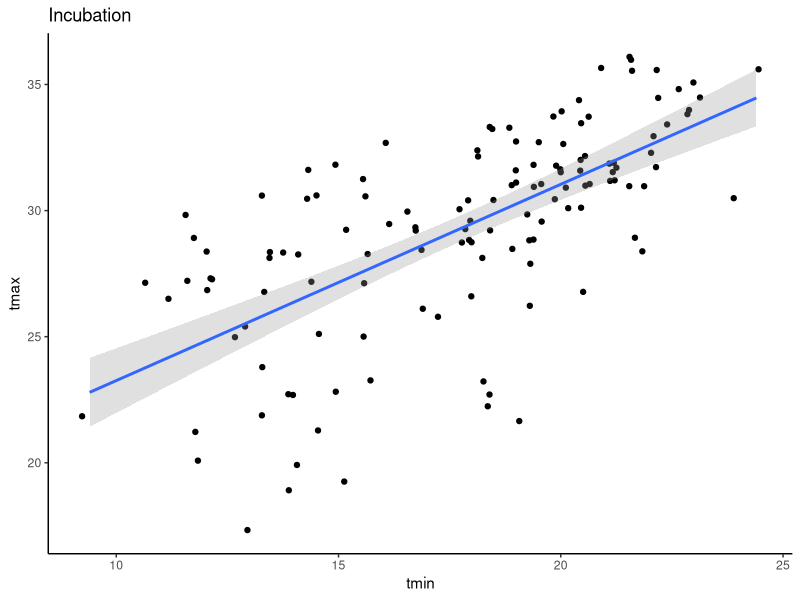
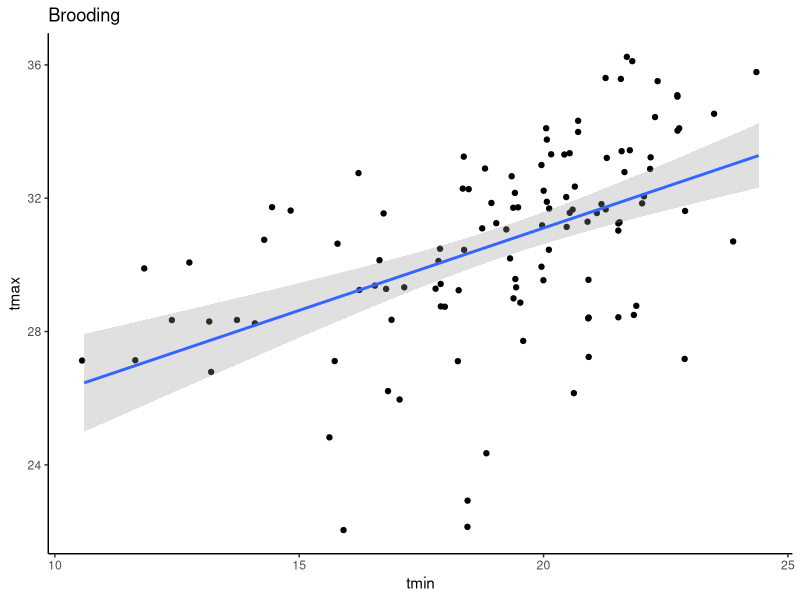
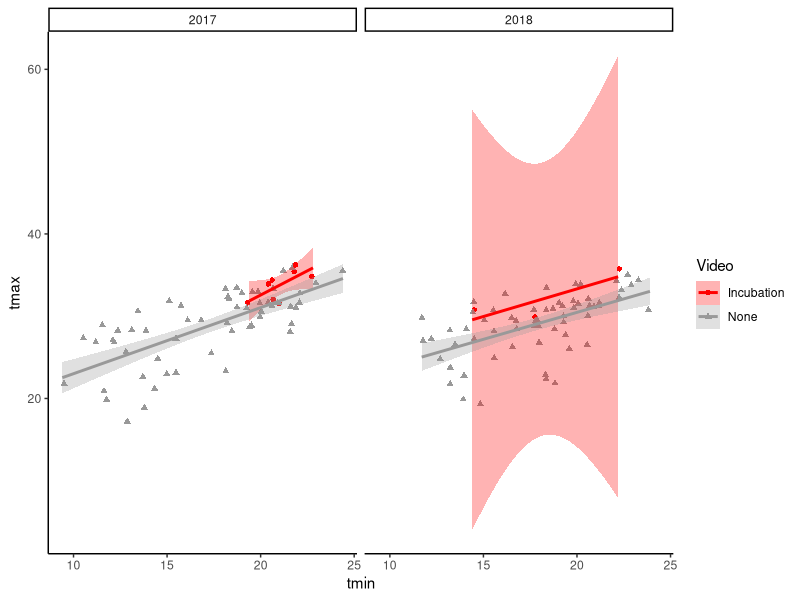

Write R code to recreate these figures, in order. (Note: this script raises an error after producing the figures.)
# libraries ---------------------------------------------------------------

library(tidyverse)
library(lubridate)

# read data ---------------------------------------------------------------

weather_raw <- 
  read_csv("raw_data/NOAA_weather_data.csv") %>% 
  rename_all(~tolower(.)) %>% 
  select(date, prcp, tmax, tmin) %>% 
  mutate(
    yr = year(date),
    jday = yday(date))

# All weather (period of time covers Julian dates from first incubation video to
# last provisioning video)
weather <-
  weather_raw %>% 
  # Constrain to May 18 - Aug 8
  filter(jday >= 138 & jday <= 220)

# Provisioning weather (period of time covers Julian dates from first to last
# provisioning video)
brood_weather <- 
  weather_raw %>% 
  # Constrain to June 13 - Aug 8
  filter(jday >= 164 & jday <= 220)

# Incubation weather (period of time covers Julian dates from first to last
# incubation video)
inc_weather <- 
  weather_raw %>% 
  # Constrain to May 18 - July 22
  filter(jday >= 138 & jday <= 203)

# Incubation data
inc <- read_csv("clean_data/incubation.csv")

# Provisioning/Brooding data
brood <- read_csv("clean_data/behaviors.csv")

# collinearity ------------------------------------------------------------

inc_weather %>% 
  ggplot() +
  geom_jitter(aes(x = tmin, y = tmax)) +
  stat_smooth(
    aes(x = tmin, y = tmax), 
    alpha = 0.3, method = "lm") +
  labs(title = "Incubation") +
  theme_classic()

shapiro.test(inc_weather$tmax) #not normal
shapiro.test(inc_weather$tmin) #not normal
cor.test(inc_weather$tmax, inc_weather$tmin, method = "pearson") # p < 0.001, t = 10.2, df = 130
cor.test(inc_weather$tmax, inc_weather$tmin, method = "spearman") # p < 0.001, rho = 0.719

brood_weather %>% 
  ggplot() +
  geom_jitter(aes(x = tmin, y = tmax)) +
  stat_smooth(
    aes(x = tmin, y = tmax), 
    alpha = 0.3, method = "lm") +
  labs(title = "Brooding") +
  theme_classic()

shapiro.test(brood_weather$tmax) #not normal
shapiro.test(brood_weather$tmin) #not normal
cor.test(brood_weather$tmax, brood_weather$tmin, method = "pearson") # p < 0.001, t = 6.0, df = 112
cor.test(brood_weather$tmax, brood_weather$tmin, method = "spearman") # p < 0.001, rho = 0.54

# plots -------------------------------------------------------------------

# Incubation
inc_weather %>% 
  left_join(
    inc %>% 
      select(date) %>% 
      mutate(Video = "Incubation"),
    by = "date") %>% 
  distinct() %>% 
  mutate(Video = ifelse(is.na(Video), "None", Video)) %>% 
  ggplot() +
  geom_jitter(aes(x = tmin, y = tmax, color = Video, shape = Video)) +
  stat_smooth(
    aes(x = tmin, y = tmax, color = Video, fill = Video), 
    alpha = 0.3, method = "lm") +
  scale_color_manual(values = c("red", "#999999")) +
  scale_fill_manual(values = c("red", "#999999")) +
  theme_classic() +
  facet_wrap(~yr)

# Brooding
brood_weather %>% 
  left_join(
    brood %>% 
      select(jday = julian_date) %>% 
      mutate(Video = "Brooding"),
    by = "jday") %>% 
  distinct() %>% 
  mutate(Video = ifelse(is.na(Video), "None", Video)) %>% 
  ggplot() +
  geom_jitter(aes(x = tmin, y = tmax, color = Video, shape = Video)) +
  stat_smooth(
    aes(x = tmin, y = tmax, color = Video, fill = Video), 
    alpha = 0.3, method = "lm") +
  scale_color_manual(values = c("red", "#999999")) +
  scale_fill_manual(values = c("red", "#999999")) +
  theme_classic() +
  facet_wrap(~yr)
  
# stats -------------------------------------------------------------------

inc_lm <- lm(tmin ~ tmax, data = inc_weather)
summary(inc_lm)

brood_lm <- lm(tmin ~ tmax, data = brood_weather)
summary(brood_lm)

min2017 <- weather %>% filter(yr == 2017) %>% select(tmin) %>% pull()
min2018 <- weather %>% filter(yr == 2018) %>% select(tmin) %>% pull()
max2017 <- weather %>% filter(yr == 2017) %>% select(tmax) %>% pull()
max2018 <- weather %>% filter(yr == 2018) %>% select(tmax) %>% pull()

# 2017
cor.test(min2017, max2017) # correlated; p < 0.001

# 2018
cor.test(min2018, max2018) # correlated; p < 0.001

# Mins
t.test(min2017, min2018) # p = 0.2

# Maxes
t.test(max2017, max2018) # p = 0.98
